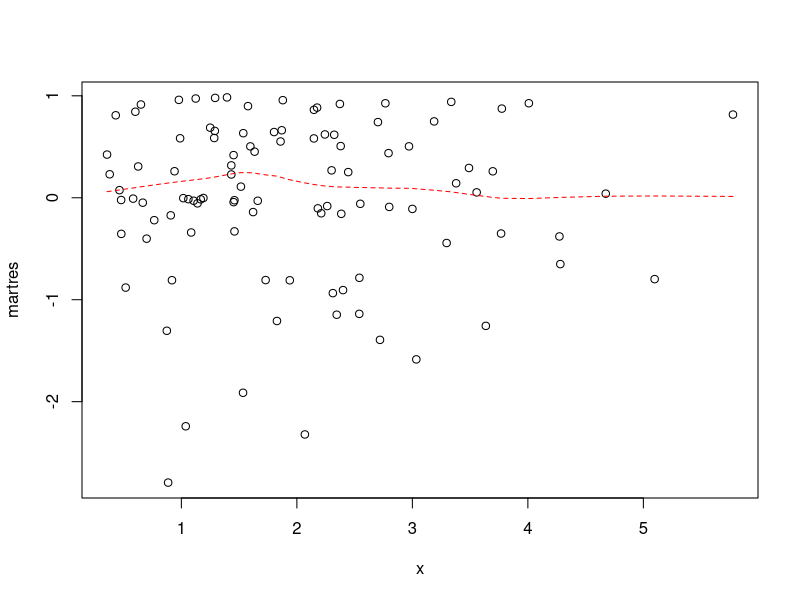
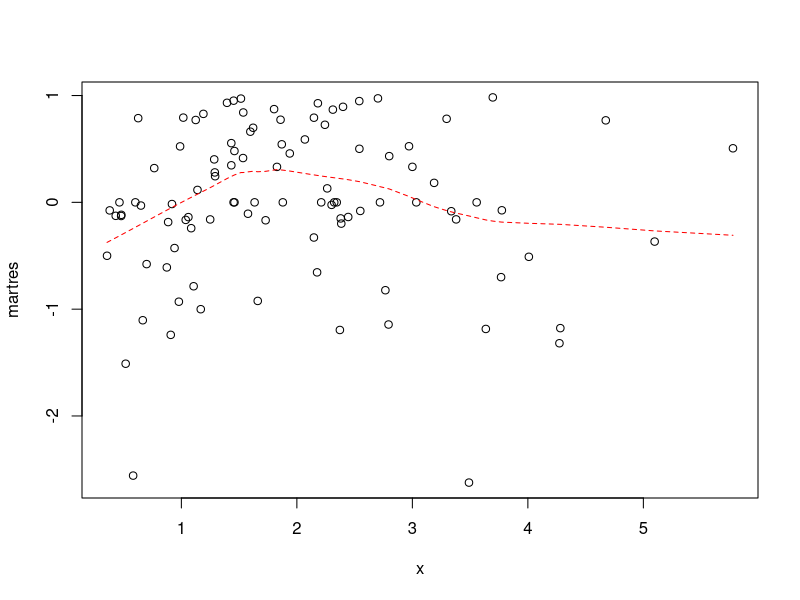

Generate these figures, in order, with R:
library(survival)
set.seed(4275)

n = 100
x=rgamma(n,2)
T=sqrt(rexp(n)*2*exp(-x))
C=rexp(n,0.5)
t=pmin(C,T)
delta=1*(T<C)

cfit = coxph(Surv(t,delta)~x)
summary(cfit)
martres = cfit$residuals
plot(x,martres)
lines(lowess(x,martres),col="red",lty=2)

## c) ----
T <- sqrt(rexp(n) *2 * exp(-log(x)))
C=rexp(n,0.5)
t=pmin(C,T)
delta=1*(T<C)
cfit = coxph(Surv(t,delta)~x)
summary(cfit)
martres = cfit$residuals
plot(x,martres)
lines(lowess(x,martres),col="red",lty=2)
